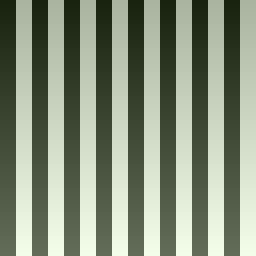
#> input picture versions/v1_pc/team_v1_20261022/c_data/20261022_213852_792873/input.ppm, 64 x 64 px (shown 4 times larger)
$ python -i auto_roi.py   (imports and definitions only)
#> lines starting #> are read from the running program, lines starting #| are printed output that depends on the picture
#> further down, picture is the input picture: PIL image 64x64 RGB; mean R, G, B 133.9, 143.9, 123.9
"""Geometry-only Code128 ROI detector; never uses expected text or decode success."""
from __future__ import annotations
import numpy as np
from PIL import Image, ImageOps

VERSION = 'photo-roi-v4.1'

def runs(mask):
    v = np.pad(np.asarray(mask, dtype=np.int8), (1, 1))
    starts = np.flatnonzero(np.diff(v) == 1)
    ends = np.flatnonzero(np.diff(v) == -1)
    return list(zip(starts.tolist(), ends.tolist()))

def locate_barcode(image):
    """Find a long band of repeated vertical edges, then use its middle 45%.

    Designed for a single horizontal printed barcode. Does not search crop
    candidates against a decoder. Fail explicitly when evidence is inadequate.
    """
    image = ImageOps.exif_transpose(image).convert('RGB')
    scale = min(1., 1200 / max(image.size))
#> scale = 1
    small = image.resize((round(image.width*scale), round(image.height*scale)))
    a = np.asarray(small.convert('L'), dtype=np.float32)
    dx = np.abs(np.diff(a, axis=1))
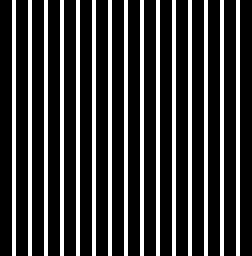
#> dx: shape (64, 63) float32 (shown 4 times larger); values 0 (black) and 145 (white), 23.8% white in thin lines or dots
    # Local edge strength makes a gradual illumination gradient largely irrelevant.
    threshold = max(12., float(np.percentile(dx, 98)) * .35)
#> threshold = 50.75
    counts = (dx > threshold).sum(axis=1).astype(float)
#> counts = 64 values from 15 to 15
    smooth = np.convolve(counts, np.ones(9)/9, mode='same')
#> smooth = 64 values, max 15 at index 4, min 8.33 at index 0, mean 14.48
    bands = [(lo, hi) for lo, hi in runs(smooth > max(22., smooth.max()*.55))
             if hi-lo >= max(18, small.height*.07)]
#> in runs, `v = np.pad(np.asarray(mask, dtype=np.int8), (1, 1))`: v = 66 values from 0 to 0
#> in runs, `starts = np.flatnonzero(np.diff(v) == 1)`: starts = empty array
#> bands = []
    if not bands:
#> (the run stopped early here; a loop or call above may not have finished)
